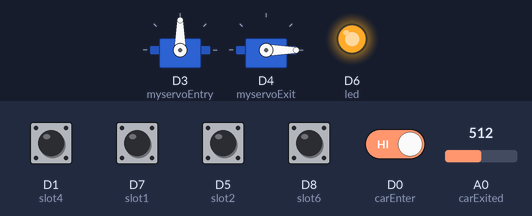
Recording of a sketch running on a simulated ESP8266 (NodeMCU). Shown: 2 × servo, output pins drawn as LEDs (lit = HIGH). Inputs (shaded band) come from the test bench; at power-on: D0 (carEnter), D1 (slot4), D5 (slot2), D7 (slot1), D8 (slot6) HIGH, A0 (carExited) = 512. WiFi joins after 1.5 s; servers stay silent unless stated; what the sketch prints to the serial monitor is not drawn.

Above: at 3.8 s.
3.9 s: D0 (carEnter) driven LOW
At 16.5 s:
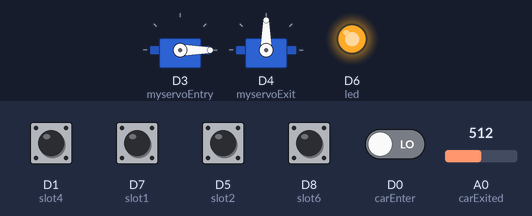
17.7 s: A0 (carExited) set to 1006
24.5 s: A0 (carExited) set to 1020
At 29.7 s:
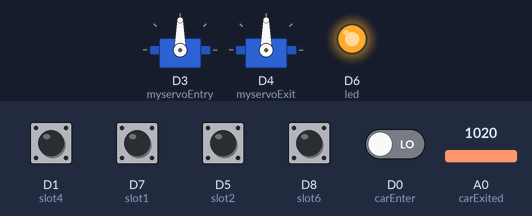
38.5 s: A0 (carExited) set to 900
At 46.8 s:
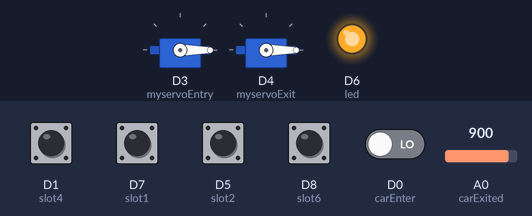
52.5 s: A0 (carExited) set to 1023
At 55.7 s:
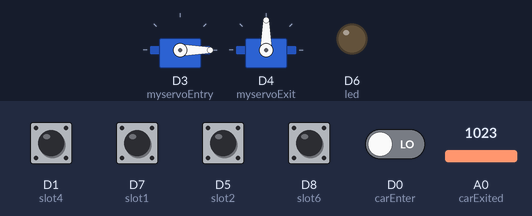
Timing chart, 0 to 65.6 s (numbered marks = the images above; inputs shaded):
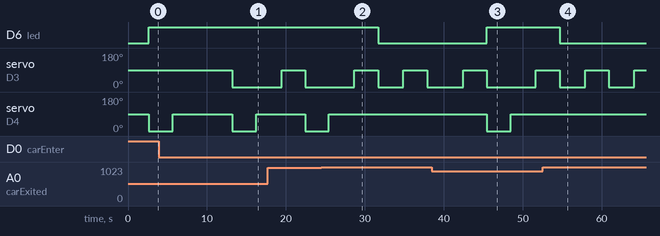

The sketch:

smartparking.ino
```cpp
#include <ESP8266WiFi.h>
#include <Servo.h>
#include <FirebaseArduino.h>
#include <Ticker.h>


const char *ssid =  "mi9";                        // Enter your WiFi Name
const char *pass =  "Lem@nn91";                     // Enter your WiFi Password


// URL do firebase - config
#define FIREBASE_HOST "youtProject.firebaseio.com"
#define FIREBASE_AUTH "YourToken"
#define PUBLISH_INTERVAL 1000 * 30
Ticker ticker;
bool publishNewState = true;

Servo myservoEntry;                               //servo as gate
Servo myservoExit;                               //servo as gate

int carEnter = D0;                              // entry sensor
int carExited = A0;                           //exi sensor - LDR analogRead
int led = D6;                                //LED exit gate


//Angles servos
const int CLOSE_ANGLE = 90;                 // The closing angle of the servo motor arm
const int OPEN_ANGLE = 0;                  // The opening angle of the servo motor arm


//slots sensors - IR
int slot6 = D8;                            //special slot
int slot4 = D1;
int slot2 = D5;
int slot1  = D7;

//time of use for calculate the value to pay
int  hh, mm, ss;                         //Set the time of use
int pos;
int posTwo;
int total = 6;


int slotAvailable = 0;

//for synchronized control with the front
int flag1 = 0;
int flag2 = 0;
int specialSlot = 1;
int slotToGo;

boolean entrysensor;
int exitsensor = 0;       //LDR's value reed
boolean s1,s2,s3,s4,s5,s6;

int s1_occupied = 1;
int s2_occupied = 1;
int s3_occupied = 1;
int s4_occupied = 1;
int s5_occupied = 1;
int s6_occupied = 1;


/*-----------------setup method------------------------------------*/

void setup() {
  delay(1000);
  Serial.begin (115200);

  myservoEntry.attach(D3);             // servo pin to D3
  myservoExit.attach(D4);            // servo pin to D5
  pinMode(carExited, INPUT);        // ir as input
  pinMode(carEnter, INPUT);         // ir as input
  pinMode(led,OUTPUT);

  pinMode(slot1, INPUT);
  pinMode(slot2, INPUT);
  pinMode(slot4, INPUT);
  pinMode(slot6, INPUT);
  wifiConnection();
  setupFirebase();
  // Registra o ticker para publicar de tempos em tempos
  ticker.attach_ms(PUBLISH_INTERVAL, publish);
}

/*-----------------loop method------------------------------------*/
void loop() {
  entryGate();
  slotDirection();
  exitGate();
  slotOne();
  slotTwo();
  slotThree();
  slotFour();
  slotFive();
  slotSix();
  countSlots();
  senDataFirebase();


  Serial.print("total de vagas: ");
  Serial.println(total);
  Serial.print("total de vagas diponíveis: ");
  Serial.println(slotAvailable);
  delay(3000);
}
/*-----------------Wifi method------------------------------------*/

void wifiConnection(){
    WiFi.begin(ssid, pass);                                     //try to connect with wifi
    Serial.print("Connecting to ");
    Serial.print(ssid);                                         // display ssid
    while (WiFi.status() != WL_CONNECTED) {
      Serial.print(".");                                      // if not connected print this
      delay(500);
    }
    Serial.println();
    Serial.print("Connected to ");
    Serial.println(ssid);
    Serial.print("IP Address is : ");
    Serial.println(WiFi.localIP());                        //print local IP address
    Serial.print(" MAC Address is : ");
    Serial.println(WiFi.macAddress());
 }

/*-----------------control methods------------------------------------*/

void entryGate(){
   entrysensor= !digitalRead(carEnter);
    if (entrysensor == 1) {                             // if high then count and send data
      if(slotAvailable > 0){
        Serial.print("Dirija-se até a vaga número: ");
        Serial.println(slotToGo);
         myservoEntry.write(CLOSE_ANGLE);
         delay(3000);
         myservoEntry.write(OPEN_ANGLE);      }
      else{
        Serial.println("Desculpe, nenuhuma vaga disponível");
        delay(1000);
      }
    }
}

void exitGate(){
   exitsensor = analogRead(carExited);
   digitalWrite(led, LOW);
   if (exitsensor < 1020) {                                 //if high then count and send
     digitalWrite(led, HIGH);
     myservoExit.write(OPEN_ANGLE);
     Serial.println("Cancela Aberta");
     delay(3000);
     myservoExit.write(CLOSE_ANGLE);
  }
  else{
    digitalWrite(led, LOW);
    Serial.println("Cancela Fechada");
  }
  delay(10);
 }

 void slotOne(){
  s1 = !digitalRead(slot1);
  if (s1 == 1 && s1_occupied == 1) {
        Serial.println("vaga 1 está disponivel ");
        s1_occupied = 0;

  }
 if (s1 == 1 && s1_occupied == 0) {
     Serial.println(" Vaga 1 está ocupada ");
     s1_occupied = 0;
  }
  if(s1 == 0 && (s1_occupied == 1 || s1_occupied == 0 )){
      Serial.println("Vaga 1 está disponivel ");
      s1_occupied = 1;
  }
}

void slotTwo(){
  s2 = !digitalRead(slot2);
  if (s2 == 1&& s2_occupied == 1) {
      Serial.println("Vaga 2 está disponivel ");
      s2_occupied = 0;
  }
 if (s2 == 1 && s2_occupied == 0) {
     Serial.println(" Vaga 2 está ocupada ");
     s2_occupied = 0;
  }
  if(s2 == 0 && (s2_occupied == 1 ||s2_occupied == 0 )){
      Serial.println("Vaga 2 está disponivel ");
      s2_occupied = 1;
  }
}

void slotThree(){
  s3 = 1;
  if (s3 == 1 && s3_occupied == 1) {
        Serial.println("vaga 3 está disponivel ");
        s3_occupied = 0;

  }
 if (s3 == 1 && s3_occupied == 0) {
     Serial.println(" Vaga 3 está ocupada ");
     s3_occupied = 0;
  }
  if(s3 == 0 && (s3_occupied == 1 || s3_occupied == 0 )){
      Serial.println("Vaga 3 está disponivel ");
      s3_occupied = 1;
  }
}

 void slotFour(){
  s4 = !digitalRead(slot4);
  if (s4 == 1 && s4_occupied == 1) {
        Serial.println("vaga 4 está disponivel ");
        s4_occupied = 0;

  }
 if (s4 == 1 && s4_occupied == 0) {
     Serial.println(" Vaga 4 está ocupada ");
     s4_occupied = 0;
  }
  if(s4 == 0 && (s4_occupied == 1 || s4_occupied == 0 )){
      Serial.println("Vaga 4 está disponivel ");
      s4_occupied = 1;
  }
}

//vague ghost only for demonstration
void slotFive(){
  s5 = 1;
  if (s5 == 1 && s5_occupied == 1) {
        Serial.println("vaga 5 está disponivel ");
        s5_occupied = 0;

  }
 if (s5 == 1 && s5_occupied == 0) {
     Serial.println(" Vaga 5 está ocupada ");
     s5_occupied = 0;
  }
  if(s5 == 0 && (s5_occupied == 1 || s5_occupied == 0 )){
      Serial.println("Vaga 5 está disponivel ");
      s5_occupied = 1;
  }
}

void slotSix(){
  s6 = !digitalRead(slot6);
  if (s6 == 1&& s6_occupied == 1) {
      Serial.println("Vaga 6 está disponivel ");
      s6_occupied = 0;
  }
 if (s6 == 1 && s6_occupied == 0) {
     Serial.println(" Vaga 6 está ocupada ");
     s6_occupied = 0;
  }
  if(s6 == 0 && (s6_occupied == 1 ||s6_occupied == 0 )){
      Serial.println("Vaga 6 está disponivel ");
      s6_occupied = 1;
  }
}

void countSlots(){
  int count = 0;
  for ( int i = 0; i < 2; i++){
    count = (s1_occupied + s2_occupied + s3_occupied + s4_occupied + s5_occupied + s6_occupied);
  }
  slotAvailable = count;
}

void slotDirection(){
  int slotDirection;
  for (int i = 0; i < 2; i++){
      slotDirection = 0;
      if (s1_occupied == 1){
      slotDirection = 1;
      }
      else if (s2_occupied == 1 && s1_occupied == 0){
          slotDirection = 2;
      }
      else if (s3_occupied == 1 && s2_occupied == 0 && s1_occupied == 0){
          slotDirection =3;
      }
      else if (s4_occupied == 1 && s3_occupied == 0 && s2_occupied == 0 && s1_occupied == 0){
          slotDirection =4;
      }
      else if (s5_occupied == 1 && s4_occupied == 0 && s3_occupied == 0 && s2_occupied == 0 && s1_occupied == 0){
          slotDirection =5;
      }
      else if (s6_occupied == 1 && s5_occupied == 0 && s4_occupied == 0 && s3_occupied == 0 && s2_occupied == 0 && s1_occupied == 0){
          slotDirection =6;
      }
  }
  slotToGo = slotDirection;
}

void publish(){
  publishNewState = true;
}

void setupFirebase(){
  Firebase.begin(FIREBASE_HOST, FIREBASE_AUTH);
  String ok = "ok";
  Firebase.setBool("StopHere", ok);
}

void senDataFirebase(){
  if(publishNewState){
    Serial.println("Publish new State");
    Firebase.pushInt("/slotControl/slotTotal/", total);
    Firebase.pushInt("/slotControl/slotDistance/", slotToGo);
    Firebase.pushInt("/slotControl/totalAvailable/", slotAvailable );
    Firebase.pushInt("/slots/slotSix/", s6);
    Firebase.pushInt("/slots/slotFive/", s5);
    Firebase.pushInt("/slots/slotFour/", s4);
    Firebase.pushInt("/slots/slotThree/", s3);
    Firebase.pushInt("/slots/slotTwo/", s2);
    Firebase.pushInt("/slots/slotOne/", s1);
    publishNewState = false;
  }
  delay(200);
}
```

Measured:
- the behaviour switches between 1019 and 1020 on A0 (carExited) (found by bisection; images 1 and 2)
- after the input at 3.9 s, servo on D3 (myservoEntry): 90° → 0° after 9.3 s
- after the input at 24.5 s, D6 (led): HIGH → LOW after 7.2 s; servo on D4 (myservoExit): goes on until 25.4 s, then stays 90°
- after the input at 38.5 s, D6 (led): LOW → HIGH after 7.0 s; servo on D4 (myservoExit): 90° → 0° after 7.0 s, → 90° 3.0 s later
- after the input at 52.5 s, D6 (led): HIGH → LOW after 2.2 s; servo on D4 (myservoExit): stays 90° (without the input it goes to 0° after 2.2 s)
